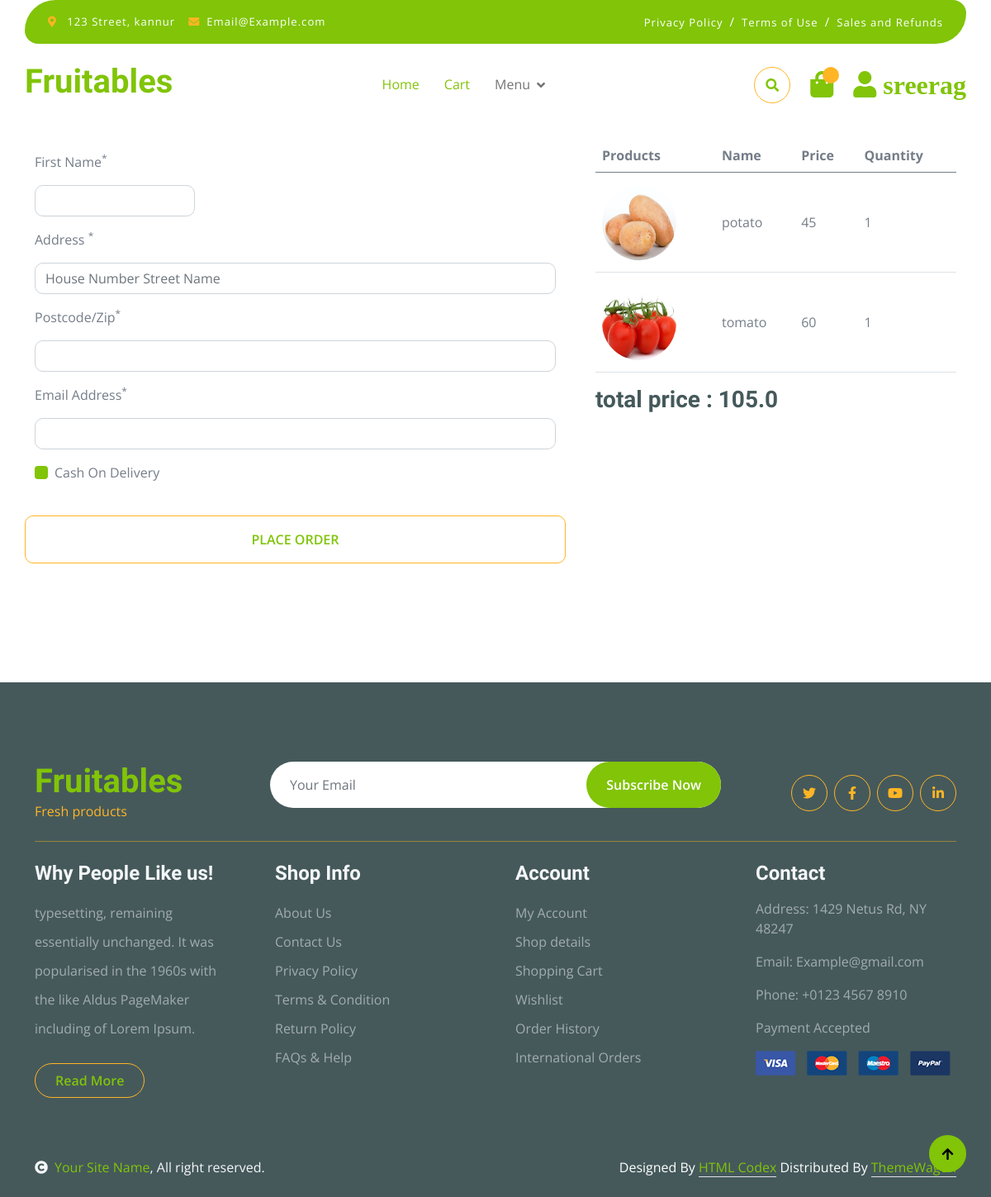
The app's page /cart/checkout/ (signed in) with its own data.
### cart/models.py (models this page shows, shortened)
class Cart(models.Model):
    product = models.ForeignKey(
        Product, on_delete=models.CASCADE, blank=True, null=True)
    user = models.ForeignKey(
        User, on_delete=models.CASCADE, blank=True, null=True)
    qty = models.IntegerField(default=1)
    total = models.IntegerField(blank=True, null=True)
    order_complted=models.BooleanField(default=False)

### app/models.py (models this page shows)
class Product(models.Model):
    name = models.CharField(max_length=50, blank=True, null=True)
    desc = models.TextField(blank=True, null=True)
    price = models.IntegerField(blank=True, null=True)
    image = models.ImageField(
        upload_to='images', default='image not available')
    thumbnails = models.ImageField(upload_to='thumbnail', blank=True)
    categ = models.ForeignKey(
        'category', on_delete=models.CASCADE, blank=True, null=True)
    created = models.DateTimeField(auto_now=True)
    def __str__(self):
        return self.name
    class Meta:
        ordering = ['-created']

### cart/views.py (the view, shortened to what this page needs)
# urls.py: path('checkout/',checkOut,name='checkout'),
def checkOut(request):
    cart = Cart.objects.filter(user=request.user).filter(order_complted=False)
    print('working checkout')
    total_price = 0
    for i in cart:
        total_price = total_price + i.product.price
    razorpay_total_amount = total_price * 100
    total = razorpay_total_amount/100
    if request.method == 'GET':
        context = {
            'cart': cart, 'razorpay_total_amount': razorpay_total_amount, 'total': total}
        return render(request, 'checkout.html', context)

### templates/checkout.html (shortened to what this page needs)
{% extends "index.html" %}
{% block checkout %}
<div class="container-fluid py-5">
    <div class="container py-5">
        <h1 class="mb-4">Billing details</h1>
        <form action="" method='POST'> {% csrf_token %}
            <div class="row g-5">
                <div class="col-md-12 col-lg-3 col-xl-7">
                    <div class="row">
                        <div class="col-md-12 col-lg-4">
                            <div class="form-item w-100">
                                <label class="form-label my-3">First Name<sup>*</sup></label>
                                <input type="text" class="form-control" name="name" required>
                            </div>
                        </div>
                    </div>
                    <div class="form-item">
                        <label class="form-label my-3">Address <sup>*</sup></label>
                        <input type="text" class="form-control" placeholder="House Number Street Name" name="address" required>
                    </div>
                    <div class="form-item">
                        <label class="form-label my-3">Postcode/Zip<sup>*</sup></label>
                        <input type="text" class="form-control"required name="pincode">
                    </div>
                    <div class="form-item">
                        <label class="form-label my-3">Email Address<sup>*</sup></label>
                        <input type="email" class="form-control"required name="email">
                    </div>
                    <div class="col-12">
                        <div class="form-check text-start my-3">
                            <input type="checkbox" class="form-check-input bg-primary border-0" id="Delivery-1" name="Delivery" value="">
                            <label class="form-check-label" for="Delivery-1">Cash On Delivery</label>
                        </div>
                    </div>
                    <div class="row g-4 text-center align-items-center justify-content-center pt-4">
                        <button type="submit"  class="btn border-secondary py-3 px-4 text-uppercase w-100 text-primary">place Order</button>
                    </div>
                </div>
            </form>
                <div class="col-md-12 col-lg-6 col-xl-5">
                    <div class="table-responsive">
                        <table class="table">
                            <thead>
                                <tr>
                                    <th scope="col">Products</th>
                                    <th scope="col">Name</th>
                                    <th scope="col">Price</th>
                                    <th scope="col">Quantity</th>
                                </tr>
                            </thead>
                            <tbody>
                                {% for i in cart  %}
                                <tr>
                                    <th scope="row">
                                        <div class="d-flex align-items-center mt-2">
                                            <img src="{{i.product.image.url}}"  class="img-fluid rounded-circle" style="width: 90px; height: 90px;" alt="">
                                        </div>
                                    </th>
                                    <td class="py-5">{{i.product}}</td>
                                    <td class="py-5">{{i.product.price}}</td>
                                    <td class="py-5">{{i.qty}}</td>
                                </tr>
                                {% endfor %}
                            </tbody>
                        </table>
                        <div><h3>total price : {{total}}
                        </h3></div>
                    </div>
                </div>
            </div>
    </div>
{% endblock checkout %}

### templates/index.html (shortened to what this page needs)
{% load static %}
<!DOCTYPE html>
<html lang="en">
  <head>
    <link
      rel="stylesheet"
      href="https://use.fontawesome.com/releases/v5.15.4/css/all.css"
    />
    <link
      href="https://cdn.jsdelivr.net/npm/bootstrap-icons@1.4.1/font/bootstrap-icons.css"
      rel="stylesheet"
    />
    <link
      href="{% static 'lib/lightbox/css/lightbox.min.css' %}"
      rel="stylesheet"
    />
    <link
      href="{% static 'lib/owlcarousel/assets/owl.carousel.min.css' %}"
      rel="stylesheet"
    />
    <link href="{% static 'css1/bootstrap.min.css' %}" rel="stylesheet" />
    <link href="{% static 'css1/style.css' %}" rel="stylesheet" />
  </head>
  <body>
    <div class="container-fluid fixed-top">
      <div class="container topbar bg-primary d-none d-lg-block">
        <div class="d-flex justify-content-between">
          <div class="top-info ps-2">
            <small class="me-3"
              ><i class="fas fa-map-marker-alt me-2 text-secondary"></i>
              <a href="#" class="text-white">123 Street, kannur</a></small
            >
            <small class="me-3"
              ><i class="fas fa-envelope me-2 text-secondary"></i
              ><a href="#" class="text-white">Email@Example.com</a></small
            >
          </div>
          <div class="top-link pe-2">
            <a href="#" class="text-white"
              ><small class="text-white mx-2">Privacy Policy</small>/</a
            >
            <a href="#" class="text-white"
              ><small class="text-white mx-2">Terms of Use</small>/</a
            >
            <a href="#" class="text-white"
              ><small class="text-white ms-2">Sales and Refunds</small></a
            >
          </div>
        </div>
      </div>
      <div class="container px-0">
        <nav class="navbar navbar-light bg-white navbar-expand-xl">
          <a href="index.html" class="navbar-brand"
            ><h1 class="text-primary display-6">Fruitables</h1></a
          >
          <div class="collapse navbar-collapse bg-white" id="navbarCollapse">
            <div class="navbar-nav mx-auto">
              <a href="{% url 'index' %}" class="nav-item nav-link active">Home</a>
              <a href="{% url 'cart' %}" class="nav-item nav-link active">Cart</a>
              <div class="nav-item dropdown">
                <a
                  href="#"
                  class="nav-link dropdown-toggle"
                  data-bs-toggle="dropdown"
                  >Menu</a
                >
              </div>
            </div>
            <div class="d-flex m-3 me-0">
              <button
                class="btn-search btn border border-secondary btn-md-square rounded-circle bg-white me-4"
                data-bs-toggle="modal"
                data-bs-target="#searchModal"
              >
                <i class="fas fa-search text-primary"></i>
              </button>
              <a href="{% url 'cart' %}" class="position-relative me-4 my-auto">
                <i class="fa fa-shopping-bag fa-2x"></i>
                <span
                  class="position-absolute bg-secondary rounded-circle d-flex align-items-center justify-content-center text-dark px-1"
                  style="top: -5px; left: 15px; height: 20px; min-width: 20px"
                  >{{cart_count}}</span
                >
              </a>
              <a href="{% url 'userdetails' %}" class="my-auto">
                <i class="fas fa-user fa-2x"> {{request.user}}</i>
              </a>
            </div>
          </div>
        </nav>
      </div>
    </div>
    {% block checkout %}
    {% endblock checkout %}
    <div class="container-fluid bg-dark text-white-50 footer pt-5 mt-5">
      <div class="container py-5">
        <div
          class="pb-4 mb-4"
          style="border-bottom: 1px solid rgba(226, 175, 24, 0.5)"
        >
          <div class="row g-4">
            <div class="col-lg-3">
              <a href="#">
                <h1 class="text-primary mb-0">Fruitables</h1>
                <p class="text-secondary mb-0">Fresh products</p>
              </a>
            </div>
            <div class="col-lg-6">
              <div class="position-relative mx-auto">
                <input
                  class="form-control border-0 w-100 py-3 px-4 rounded-pill"
                  type="number"
                  placeholder="Your Email"
                />
                <button
                  type="submit"
                  class="btn btn-primary border-0 border-secondary py-3 px-4 position-absolute rounded-pill text-white"
                  style="top: 0; right: 0"
                >
                  Subscribe Now
                </button>
              </div>
            </div>
            <div class="col-lg-3">
              <div class="d-flex justify-content-end pt-3">
                <a
                  class="btn btn-outline-secondary me-2 btn-md-square rounded-circle"
                  href=""
                  ><i class="fab fa-twitter"></i
                ></a>
                <a
                  class="btn btn-outline-secondary me-2 btn-md-square rounded-circle"
                  href=""
                  ><i class="fab fa-facebook-f"></i
                ></a>
                <a
                  class="btn btn-outline-secondary me-2 btn-md-square rounded-circle"
                  href=""
                  ><i class="fab fa-youtube"></i
                ></a>
                <a
                  class="btn btn-outline-secondary btn-md-square rounded-circle"
                  href=""
                  ><i class="fab fa-linkedin-in"></i
                ></a>
              </div>
            </div>
          </div>
        </div>
        <div class="row g-5">
          <div class="col-lg-3 col-md-6">
            <div class="footer-item">
              <h4 class="text-light mb-3">Why People Like us!</h4>
              <p class="mb-4">
                typesetting, remaining essentially unchanged. It was popularised
                in the 1960s with the like Aldus PageMaker including of Lorem
                Ipsum.
              </p>
              <a
                href=""
                class="btn border-secondary py-2 px-4 rounded-pill text-primary"
                >Read More</a
              >
            </div>
          </div>
          <div class="col-lg-3 col-md-6">
            <div class="d-flex flex-column text-start footer-item">
              <h4 class="text-light mb-3">Shop Info</h4>
              <a class="btn-link" href="">About Us</a>
              <a class="btn-link" href="">Contact Us</a>
              <a class="btn-link" href="">Privacy Policy</a>
              <a class="btn-link" href="">Terms & Condition</a>
              <a class="btn-link" href="">Return Policy</a>
              <a class="btn-link" href="">FAQs & Help</a>
            </div>
          </div>
          <div class="col-lg-3 col-md-6">
            <div class="d-flex flex-column text-start footer-item">
              <h4 class="text-light mb-3">Account</h4>
              <a class="btn-link" href="">My Account</a>
              <a class="btn-link" href="">Shop details</a>
              <a class="btn-link" href="">Shopping Cart</a>
              <a class="btn-link" href="">Wishlist</a>
              <a class="btn-link" href="">Order History</a>
              <a class="btn-link" href="">International Orders</a>
            </div>
          </div>
          <div class="col-lg-3 col-md-6">
            <div class="footer-item">
              <h4 class="text-light mb-3">Contact</h4>
              <p>Address: 1429 Netus Rd, NY 48247</p>
              <p>Email: Example@gmail.com</p>
              <p>Phone: +0123 4567 8910</p>
              <p>Payment Accepted</p>
              <img
                src="{% static 'img/payment.png' %}"
                class="img-fluid"
                alt=""
              />
            </div>
          </div>
        </div>
      </div>
    </div>
    <div class="container-fluid copyright bg-dark py-4">
      <div class="container">
        <div class="row">
          <div class="col-md-6 text-center text-md-start mb-3 mb-md-0">
            <span class="text-light"
              ><a href="#"
                ><i class="fas fa-copyright text-light me-2"></i>Your Site
                Name</a
              >, All right reserved.</span
            >
          </div>
          <div class="col-md-6 my-auto text-center text-md-end text-white">
            Designed By
            <a class="border-bottom" href="https://htmlcodex.com">HTML Codex</a>
            Distributed By
            <a class="border-bottom" href="https://themewagon.com"
              >ThemeWagon</a
            >
          </div>
        </div>
      </div>
    </div>
    <a
      href="#"
      class="btn btn-primary border-3 border-primary rounded-circle back-to-top"
      ><i class="fa fa-arrow-up"></i
    ></a>
  </body>
</html>

### static/css1/style.css (style rules this page uses)
.back-to-top { position: fixed; right: 30px; bottom: 30px; display: flex; width: 45px; height: 45px; align-items: center; justify-content: center; transition: 0.5s; z-index: 99; }
.btn { font-weight: 600; transition: .5s; }
.btn-md-square { width: 44px; height: 44px; }
.btn-square, .btn-sm-square, .btn-md-square, .btn-lg-square { padding: 0; display: flex; align-items: center; justify-content: center; font-weight: normal; }
.btn.border-secondary { transition: 0.5s; }
.fixed-top { transition: 0.5s; background: var(--bs-white); border: 0; }
.topbar { padding: 20px; border-radius: 230px 100px; }
.topbar .top-info { font-size: 15px; line-height: 0; letter-spacing: 1px; display: flex; align-items: center; }
.topbar .top-link { font-size: 15px; line-height: 0; letter-spacing: 1px; display: flex; align-items: center; }
.topbar .top-link a { letter-spacing: 1px; }
.navbar .navbar-nav .nav-link { padding: 10px 15px; font-size: 16px; transition: .5s; }
.navbar { height: 100px; border-bottom: 1px solid rgba(255, 255, 255, .1); }
.navbar .navbar-nav .nav-link:hover, .navbar .navbar-nav .nav-link.active, .fixed-top.bg-white .navbar .navbar-nav .nav-link:hover, .fixed-top.bg-white .navbar .navbar-nav .nav-link.active { color: var(--bs-primary); }
.navbar .dropdown-toggle::after { border: none; content: "\f107"; font-family: "Font Awesome 5 Free"; font-weight: 700; vertical-align: middle; margin-left: 8px; }
.footer .footer-item .btn-link { line-height: 35px; color: rgba(255, 255, 255, .5); transition: 0.5s; }
.footer .footer-item p.mb-4 { line-height: 35px; }

### records on screen
Cart: product.image (picture), product "potato", product.price "45", qty "1"
Cart: product.image (picture), product "tomato", product.price "60", qty "1"

### other values on screen
{{ request.user }} "sreerag"
{{ total }} "105.0"
